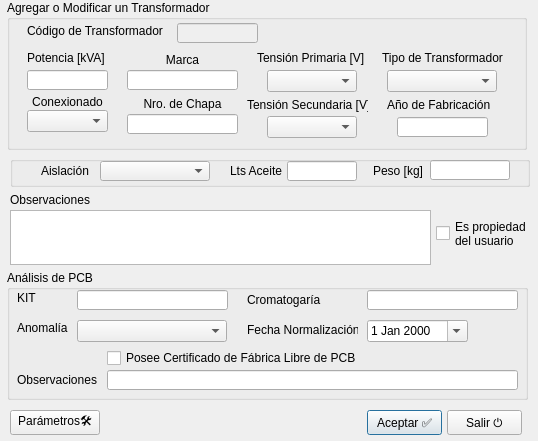
<?xml version="1.0" encoding="UTF-8"?>
<ui version="4.0">
 <class>Dialog</class>
 <widget class="QDialog" name="Dialog">
  <property name="windowModality">
   <enum>Qt::ApplicationModal</enum>
  </property>
  <property name="geometry">
   <rect>
    <x>0</x>
    <y>0</y>
    <width>538</width>
    <height>441</height>
   </rect>
  </property>
  <property name="windowTitle">
   <string>Transformador</string>
  </property>
  <property name="modal">
   <bool>true</bool>
  </property>
  <widget class="QTextEdit" name="txtObservaciones">
   <property name="geometry">
    <rect>
     <x>10</x>
     <y>210</y>
     <width>421</width>
     <height>55</height>
    </rect>
   </property>
  </widget>
  <widget class="QGroupBox" name="groupBox_4">
   <property name="geometry">
    <rect>
     <x>7</x>
     <y>270</y>
     <width>521</width>
     <height>130</height>
    </rect>
   </property>
   <property name="title">
    <string>Análisis de PCB</string>
   </property>
   <widget class="QLabel" name="label_19">
    <property name="geometry">
     <rect>
      <x>10</x>
      <y>102</y>
      <width>131</width>
      <height>16</height>
     </rect>
    </property>
    <property name="text">
     <string>Observaciones</string>
    </property>
   </widget>
   <widget class="QLabel" name="label_20">
    <property name="geometry">
     <rect>
      <x>240</x>
      <y>20</y>
      <width>111</width>
      <height>20</height>
     </rect>
    </property>
    <property name="text">
     <string>Cromatogaría</string>
    </property>
    <property name="alignment">
     <set>Qt::AlignLeading|Qt::AlignLeft|Qt::AlignVCenter</set>
    </property>
   </widget>
   <widget class="QLabel" name="label_22">
    <property name="geometry">
     <rect>
      <x>240</x>
      <y>50</y>
      <width>111</width>
      <height>20</height>
     </rect>
    </property>
    <property name="text">
     <string>Fecha Normalización</string>
    </property>
    <property name="alignment">
     <set>Qt::AlignLeading|Qt::AlignLeft|Qt::AlignVCenter</set>
    </property>
   </widget>
   <widget class="QLabel" name="label_23">
    <property name="geometry">
     <rect>
      <x>10</x>
      <y>50</y>
      <width>61</width>
      <height>16</height>
     </rect>
    </property>
    <property name="text">
     <string>Anomalía</string>
    </property>
    <property name="alignment">
     <set>Qt::AlignLeading|Qt::AlignLeft|Qt::AlignVCenter</set>
    </property>
   </widget>
   <widget class="QLabel" name="label_24">
    <property name="geometry">
     <rect>
      <x>10</x>
      <y>20</y>
      <width>51</width>
      <height>16</height>
     </rect>
    </property>
    <property name="text">
     <string>KIT</string>
    </property>
   </widget>
   <widget class="QLineEdit" name="txtKit">
    <property name="geometry">
     <rect>
      <x>70</x>
      <y>20</y>
      <width>151</width>
      <height>20</height>
     </rect>
    </property>
    <property name="maxLength">
     <number>10</number>
    </property>
   </widget>
   <widget class="QLineEdit" name="txtCromatografia">
    <property name="geometry">
     <rect>
      <x>360</x>
      <y>20</y>
      <width>151</width>
      <height>20</height>
     </rect>
    </property>
    <property name="maxLength">
     <number>10</number>
    </property>
   </widget>
   <widget class="QLineEdit" name="txtObservacionesPCB">
    <property name="geometry">
     <rect>
      <x>100</x>
      <y>100</y>
      <width>411</width>
      <height>20</height>
     </rect>
    </property>
    <property name="maxLength">
     <number>100</number>
    </property>
   </widget>
   <widget class="QCheckBox" name="chkCertificado">
    <property name="geometry">
     <rect>
      <x>100</x>
      <y>78</y>
      <width>271</width>
      <height>20</height>
     </rect>
    </property>
    <property name="text">
     <string>Posee Certificado de Fábrica Libre de PCB</string>
    </property>
   </widget>
   <widget class="QDateEdit" name="datNormalizacion">
    <property name="enabled">
     <bool>true</bool>
    </property>
    <property name="geometry">
     <rect>
      <x>360</x>
      <y>50</y>
      <width>101</width>
      <height>22</height>
     </rect>
    </property>
    <property name="readOnly">
     <bool>false</bool>
    </property>
    <property name="calendarPopup">
     <bool>true</bool>
    </property>
   </widget>
   <widget class="QComboBox" name="cmbAnomalia">
    <property name="enabled">
     <bool>true</bool>
    </property>
    <property name="geometry">
     <rect>
      <x>70</x>
      <y>50</y>
      <width>150</width>
      <height>22</height>
     </rect>
    </property>
    <property name="editable">
     <bool>false</bool>
    </property>
    <property name="frame">
     <bool>true</bool>
    </property>
   </widget>
  </widget>
  <widget class="QGroupBox" name="groupBox">
   <property name="geometry">
    <rect>
     <x>7</x>
     <y>0</y>
     <width>520</width>
     <height>150</height>
    </rect>
   </property>
   <property name="title">
    <string>Agregar o Modificar un Transformador</string>
   </property>
   <widget class="QLabel" name="label_6">
    <property name="geometry">
     <rect>
      <x>120</x>
      <y>50</y>
      <width>111</width>
      <height>20</height>
     </rect>
    </property>
    <property name="text">
     <string>Marca</string>
    </property>
    <property name="alignment">
     <set>Qt::AlignCenter</set>
    </property>
   </widget>
   <widget class="QLineEdit" name="txtAnio">
    <property name="geometry">
     <rect>
      <x>390</x>
      <y>117</y>
      <width>91</width>
      <height>20</height>
     </rect>
    </property>
    <property name="maxLength">
     <number>10</number>
    </property>
   </widget>
   <widget class="QLabel" name="label_5">
    <property name="geometry">
     <rect>
      <x>20</x>
      <y>50</y>
      <width>81</width>
      <height>16</height>
     </rect>
    </property>
    <property name="text">
     <string>Potencia [kVA]</string>
    </property>
   </widget>
   <widget class="QLabel" name="label_9">
    <property name="geometry">
     <rect>
      <x>120</x>
      <y>94</y>
      <width>111</width>
      <height>20</height>
     </rect>
    </property>
    <property name="text">
     <string>Nro. de Chapa</string>
    </property>
    <property name="alignment">
     <set>Qt::AlignCenter</set>
    </property>
   </widget>
   <widget class="QLabel" name="label_13">
    <property name="geometry">
     <rect>
      <x>380</x>
      <y>97</y>
      <width>121</width>
      <height>16</height>
     </rect>
    </property>
    <property name="text">
     <string>Año de Fabricación</string>
    </property>
   </widget>
   <widget class="QLabel" name="label_3">
    <property name="geometry">
     <rect>
      <x>20</x>
      <y>23</y>
      <width>141</width>
      <height>16</height>
     </rect>
    </property>
    <property name="text">
     <string>Código de Transformador</string>
    </property>
   </widget>
   <widget class="QLineEdit" name="txtTrafo">
    <property name="enabled">
     <bool>false</bool>
    </property>
    <property name="geometry">
     <rect>
      <x>170</x>
      <y>23</y>
      <width>81</width>
      <height>20</height>
     </rect>
    </property>
    <property name="maxLength">
     <number>15</number>
    </property>
    <property name="readOnly">
     <bool>true</bool>
    </property>
   </widget>
   <widget class="QLabel" name="label_10">
    <property name="geometry">
     <rect>
      <x>250</x>
      <y>50</y>
      <width>111</width>
      <height>16</height>
     </rect>
    </property>
    <property name="text">
     <string>Tensión Primaria [V]</string>
    </property>
   </widget>
   <widget class="QLineEdit" name="txtPotencia">
    <property name="geometry">
     <rect>
      <x>20</x>
      <y>70</y>
      <width>81</width>
      <height>20</height>
     </rect>
    </property>
    <property name="inputMethodHints">
     <set>Qt::ImhFormattedNumbersOnly</set>
    </property>
    <property name="maxLength">
     <number>10</number>
    </property>
   </widget>
   <widget class="QLineEdit" name="txtMarca">
    <property name="geometry">
     <rect>
      <x>120</x>
      <y>70</y>
      <width>111</width>
      <height>20</height>
     </rect>
    </property>
    <property name="maxLength">
     <number>20</number>
    </property>
   </widget>
   <widget class="QLineEdit" name="txtNroChapa">
    <property name="geometry">
     <rect>
      <x>120</x>
      <y>114</y>
      <width>111</width>
      <height>20</height>
     </rect>
    </property>
    <property name="maxLength">
     <number>20</number>
    </property>
   </widget>
   <widget class="QLabel" name="label_7">
    <property name="geometry">
     <rect>
      <x>370</x>
      <y>50</y>
      <width>131</width>
      <height>16</height>
     </rect>
    </property>
    <property name="text">
     <string>Tipo de Transformador</string>
    </property>
    <property name="alignment">
     <set>Qt::AlignCenter</set>
    </property>
   </widget>
   <widget class="QLabel" name="label_12">
    <property name="geometry">
     <rect>
      <x>240</x>
      <y>97</y>
      <width>121</width>
      <height>16</height>
     </rect>
    </property>
    <property name="text">
     <string>Tensión Secundaria [V]</string>
    </property>
   </widget>
   <widget class="QLabel" name="label_8">
    <property name="geometry">
     <rect>
      <x>20</x>
      <y>94</y>
      <width>81</width>
      <height>16</height>
     </rect>
    </property>
    <property name="text">
     <string>Conexionado</string>
    </property>
    <property name="alignment">
     <set>Qt::AlignCenter</set>
    </property>
   </widget>
   <widget class="QComboBox" name="cmbConexionado">
    <property name="geometry">
     <rect>
      <x>20</x>
      <y>110</y>
      <width>81</width>
      <height>22</height>
     </rect>
    </property>
   </widget>
   <widget class="QComboBox" name="cmbTipo">
    <property name="geometry">
     <rect>
      <x>380</x>
      <y>70</y>
      <width>110</width>
      <height>22</height>
     </rect>
    </property>
   </widget>
   <widget class="QComboBox" name="cmbV1">
    <property name="geometry">
     <rect>
      <x>260</x>
      <y>70</y>
      <width>90</width>
      <height>22</height>
     </rect>
    </property>
   </widget>
   <widget class="QComboBox" name="cmbV2">
    <property name="geometry">
     <rect>
      <x>260</x>
      <y>116</y>
      <width>90</width>
      <height>22</height>
     </rect>
    </property>
   </widget>
  </widget>
  <widget class="QCheckBox" name="chkPropiedadUsuario">
   <property name="geometry">
    <rect>
     <x>436</x>
     <y>211</y>
     <width>90</width>
     <height>45</height>
    </rect>
   </property>
   <property name="inputMethodHints">
    <set>Qt::ImhMultiLine</set>
   </property>
   <property name="text">
    <string>Es propiedad 
del usuario</string>
   </property>
  </widget>
  <widget class="QPushButton" name="cmdAceptar">
   <property name="geometry">
    <rect>
     <x>367</x>
     <y>410</y>
     <width>75</width>
     <height>25</height>
    </rect>
   </property>
   <property name="text">
    <string>Aceptar ✅</string>
   </property>
   <property name="shortcut">
    <string>Return</string>
   </property>
  </widget>
  <widget class="QPushButton" name="cmdSalir">
   <property name="geometry">
    <rect>
     <x>447</x>
     <y>410</y>
     <width>75</width>
     <height>25</height>
    </rect>
   </property>
   <property name="text">
    <string>Salir ⏻</string>
   </property>
   <property name="shortcut">
    <string>Esc</string>
   </property>
  </widget>
  <widget class="QLabel" name="label_26">
   <property name="geometry">
    <rect>
     <x>10</x>
     <y>190</y>
     <width>91</width>
     <height>20</height>
    </rect>
   </property>
   <property name="text">
    <string>Observaciones</string>
   </property>
  </widget>
  <widget class="QPushButton" name="cmdParametros">
   <property name="geometry">
    <rect>
     <x>10</x>
     <y>410</y>
     <width>90</width>
     <height>25</height>
    </rect>
   </property>
   <property name="text">
    <string>Parámetros🛠</string>
   </property>
  </widget>
  <widget class="QGroupBox" name="groupBox_5">
   <property name="geometry">
    <rect>
     <x>10</x>
     <y>156</y>
     <width>520</width>
     <height>31</height>
    </rect>
   </property>
   <property name="title">
    <string/>
   </property>
   <widget class="QLabel" name="label_25">
    <property name="geometry">
     <rect>
      <x>220</x>
      <y>7</y>
      <width>61</width>
      <height>16</height>
     </rect>
    </property>
    <property name="text">
     <string>Lts Aceite</string>
    </property>
   </widget>
   <widget class="QComboBox" name="cmbAislacion">
    <property name="enabled">
     <bool>true</bool>
    </property>
    <property name="geometry">
     <rect>
      <x>90</x>
      <y>5</y>
      <width>110</width>
      <height>20</height>
     </rect>
    </property>
    <property name="editable">
     <bool>false</bool>
    </property>
    <property name="frame">
     <bool>true</bool>
    </property>
   </widget>
   <widget class="QLabel" name="label_11">
    <property name="geometry">
     <rect>
      <x>25</x>
      <y>7</y>
      <width>60</width>
      <height>16</height>
     </rect>
    </property>
    <property name="text">
     <string>Aislación</string>
    </property>
    <property name="alignment">
     <set>Qt::AlignCenter</set>
    </property>
   </widget>
   <widget class="QLabel" name="label_27">
    <property name="geometry">
     <rect>
      <x>363</x>
      <y>7</y>
      <width>61</width>
      <height>16</height>
     </rect>
    </property>
    <property name="text">
     <string>Peso [kg]</string>
    </property>
   </widget>
   <widget class="QLineEdit" name="txtAceite">
    <property name="geometry">
     <rect>
      <x>277</x>
      <y>5</y>
      <width>70</width>
      <height>20</height>
     </rect>
    </property>
    <property name="maxLength">
     <number>10</number>
    </property>
   </widget>
   <widget class="QLineEdit" name="txtPeso">
    <property name="geometry">
     <rect>
      <x>420</x>
      <y>4</y>
      <width>80</width>
      <height>20</height>
     </rect>
    </property>
    <property name="maxLength">
     <number>10</number>
    </property>
   </widget>
  </widget>
 </widget>
 <resources/>
 <connections/>
</ui>
